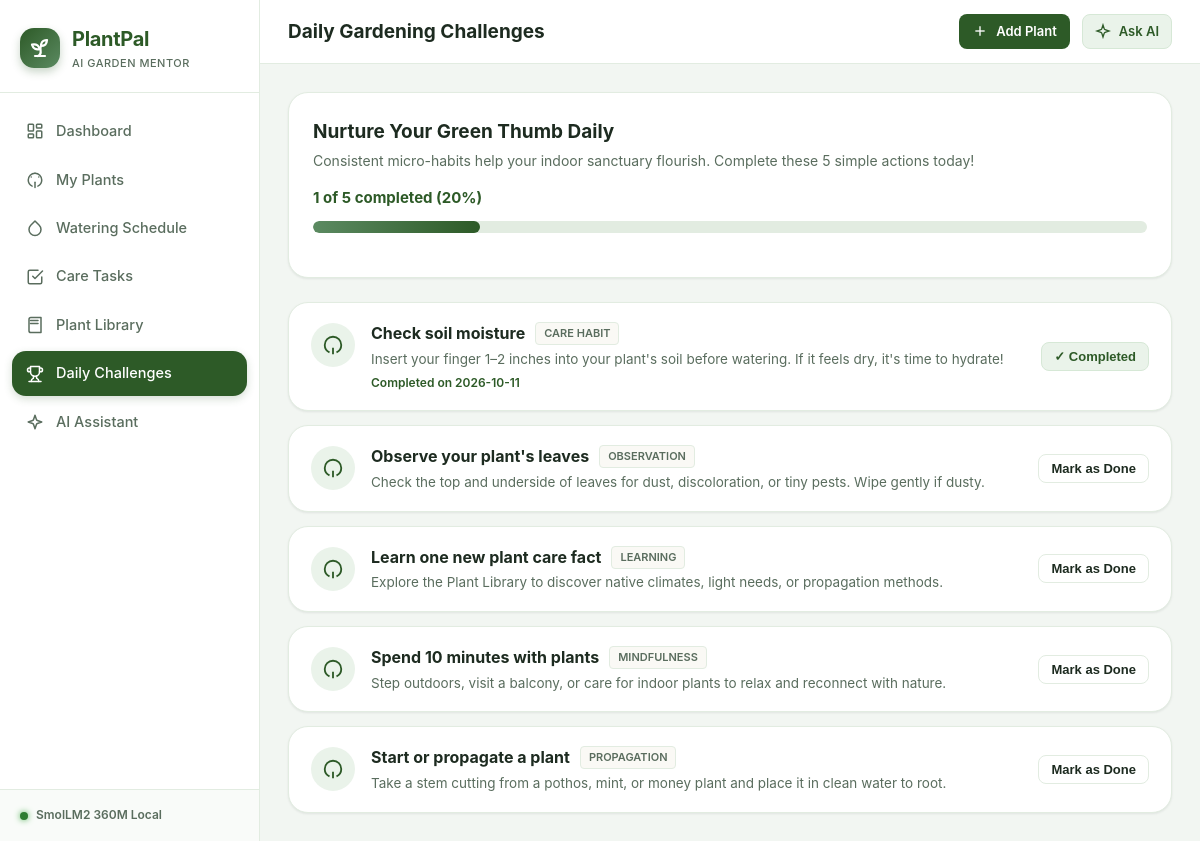
/challenges, run on the app's committed database.
### tables this page shows
CREATE TABLE challenges (
            id INTEGER PRIMARY KEY AUTOINCREMENT,
            challenge_key TEXT UNIQUE NOT NULL,
            title TEXT NOT NULL,
            description TEXT NOT NULL,
            category TEXT NOT NULL,
            completed INTEGER NOT NULL DEFAULT 0,
            completed_date TEXT
        );

### app.py (the view)
@app.route("/challenges")
def challenges():
    data = database.get_challenges()
    return render_template(
        "challenges.html",
        challenges=data["items"],
        total=data["total"],
        completed_count=data["completed_count"],
        progress_percent=data["progress_percent"],
        active_page="challenges"
    )

### database.py (called while the page is built)
def get_db():
    os.makedirs(INSTANCE_DIR, exist_ok=True)
    conn = sqlite3.connect(DB_PATH)
    conn.row_factory = sqlite3.Row
    conn.execute("PRAGMA foreign_keys = ON;")
    return conn

def get_challenges():
    conn = get_db()
    cursor = conn.cursor()
    cursor.execute("SELECT * FROM challenges ORDER BY id ASC")
    rows = cursor.fetchall()
    conn.close()
    challenges = [dict(r) for r in rows]
    total = len(challenges)
    completed_count = sum(1 for c in challenges if c["completed"] == 1)
    progress_percent = int((completed_count / total * 100)) if total > 0 else 0
    return {
        "items": challenges,
        "total": total,
        "completed_count": completed_count,
        "progress_percent": progress_percent
    }

### templates/challenges.html (shortened to what this page needs)
{% extends "base.html" %}
{% block page_title %}Daily Gardening Challenges{% endblock %}
{% block content %}
<div class="card" style="margin-bottom: 24px;">
  <div style="display: flex; align-items: center; justify-content: space-between; flex-wrap: wrap; gap: 14px;">
    <div>
      <h2 style="font-size: 19px; font-weight: 700; color: var(--text-main); margin-bottom: 4px;">
        Nurture Your Green Thumb Daily
      </h2>
      <p style="font-size: 14px; color: var(--text-muted);">
        Consistent micro-habits help your indoor sanctuary flourish. Complete these 5 simple actions today!
      </p>
    </div>
    <div style="text-align: right;">
      <div id="challengeProgressText" style="font-size: 15px; font-weight: 700; color: var(--primary);">
        {{ completed_count }} of {{ total }} completed ({{ progress_percent }}%)
      </div>
    </div>
  </div>
  <div class="progress-container">
    <div class="progress-fill" id="challengeProgressFill" style="width: {{ progress_percent }}%;"></div>
  </div>
</div>
<div style="display: flex; flex-direction: column; gap: 14px;">
  {% for ch in challenges %}
    <div class="card challenge-card {% if ch.completed == 1 %}is-completed{% endif %}"
         style="padding: 18px 22px; display: flex; align-items: center; justify-content: space-between; gap: 20px; transition: all var(--transition-fast);">
      <div style="display: flex; align-items: flex-start; gap: 16px;">
        <div style="width: 44px; height: 44px; border-radius: 50%; background: var(--primary-light); color: var(--primary); display: flex; align-items: center; justify-content: center; flex-shrink: 0; margin-top: 2px;">
          <svg width="22" height="22" viewBox="0 0 24 24" fill="none" stroke="currentColor" stroke-width="2">
            <path d="M12 22v-7"/>
            <path d="M12 3a9 9 0 0 0-9 9c0 3.6 2.1 6.7 5.2 8.1"/>
            <path d="M12 3a9 9 0 0 1 9 9c0 3.6-2.1 6.7-5.2 8.1"/>
          </svg>
        </div>
        <div>
          <div style="display: flex; align-items: center; gap: 10px; margin-bottom: 4px;">
            <h3 style="font-size: 16px; font-weight: 700; color: var(--text-main);">{{ ch.title }}</h3>
            <span style="font-size: 11px; font-weight: 600; text-transform: uppercase; background: var(--cream); border: 1px solid var(--border); padding: 2px 8px; border-radius: 4px; color: var(--text-muted);">
              {{ ch.category }}
            </span>
          </div>
          <p style="font-size: 13.5px; color: var(--text-muted); line-height: 1.45; max-width: 650px;">
            {{ ch.description }}
          </p>
          {% if ch.completed == 1 and ch.completed_date %}
            <div style="font-size: 12px; color: var(--primary); font-weight: 600; margin-top: 4px;">
              Completed on {{ ch.completed_date }}
            </div>
          {% endif %}
        </div>
      </div>
      <div>
        <button type="button"
                class="btn {% if ch.completed == 1 %}btn-secondary{% else %}btn-outline{% endif %} btn-sm challenge-toggle-btn"
                data-challenge-key="{{ ch.challenge_key }}">
          {% if ch.completed == 1 %}✓ Completed{% else %}Mark as Done{% endif %}
        </button>
      </div>
    </div>
  {% endfor %}
</div>
{% endblock %}

### templates/base.html (shortened to what this page needs)
<!DOCTYPE html>
<html lang="en">
<head>
  <link rel="stylesheet" href="{{ url_for('static', filename='css/style.css') }}">
</head>
<body>
  <div class="app-layout">
    <aside class="sidebar" id="sidebar">
      <div class="brand-section">
        <div class="brand-logo">
        </div>
        <div>
          <div class="brand-title">PlantPal</div>
          <div class="brand-subtitle">AI Garden Mentor</div>
        </div>
      </div>
      <nav class="nav-menu">
        <a href="{{ url_for('dashboard') }}" class="nav-item {% if active_page == 'dashboard' %}active{% endif %}">
          Dashboard
        </a>
        <a href="{{ url_for('plants') }}" class="nav-item {% if active_page == 'plants' %}active{% endif %}">
          <svg width="18" height="18" viewBox="0 0 24 24" fill="none" stroke="currentColor" stroke-width="2" stroke-linecap="round" stroke-linejoin="round">
            <path d="M12 22v-7"/>
            <path d="M17 8v.01"/>
            <path d="M7 8v.01"/>
            <path d="M12 3a9 9 0 0 0-9 9c0 3.6 2.1 6.7 5.2 8.1"/>
            <path d="M12 3a9 9 0 0 1 9 9c0 3.6-2.1 6.7-5.2 8.1"/>
          </svg>
          My Plants
        </a>
        <a href="{{ url_for('scheduler') }}" class="nav-item {% if active_page == 'scheduler' %}active{% endif %}">
          <svg width="18" height="18" viewBox="0 0 24 24" fill="none" stroke="currentColor" stroke-width="2" stroke-linecap="round" stroke-linejoin="round">
            <path d="M12 2.69l5.66 5.66a8 8 0 1 1-11.31 0z"/>
          </svg>
          Watering Schedule
        </a>
        <a href="{{ url_for('tasks') }}" class="nav-item {% if active_page == 'tasks' %}active{% endif %}">
          <svg width="18" height="18" viewBox="0 0 24 24" fill="none" stroke="currentColor" stroke-width="2" stroke-linecap="round" stroke-linejoin="round">
            <path d="M9 11l3 3L22 4"/>
            <path d="M21 12v7a2 2 0 0 1-2 2H5a2 2 0 0 1-2-2V5a2 2 0 0 1 2-2h11"/>
          </svg>
          Care Tasks
        </a>
        <a href="{{ url_for('library') }}" class="nav-item {% if active_page == 'library' %}active{% endif %}">
          <svg width="18" height="18" viewBox="0 0 24 24" fill="none" stroke="currentColor" stroke-width="2" stroke-linecap="round" stroke-linejoin="round">
            <path d="M4 19.5v-15A2.5 2.5 0 0 1 6.5 2H20v20H6.5a2.5 2.5 0 0 1-2.5-2.5Z"/>
            <path d="M6 6h10"/>
            <path d="M6 10h10"/>
          </svg>
          Plant Library
        </a>
        <a href="{{ url_for('challenges') }}" class="nav-item {% if active_page == 'challenges' %}active{% endif %}">
          Daily Challenges
        </a>
        <a href="{{ url_for('ai_assistant') }}" class="nav-item {% if active_page == 'ai' %}active{% endif %}">
          <svg width="18" height="18" viewBox="0 0 24 24" fill="none" stroke="currentColor" stroke-width="2" stroke-linecap="round" stroke-linejoin="round">
            <path d="m12 3-1.9 5.8a2 2 0 0 1-1.3 1.3L3 12l5.8 1.9a2 2 0 0 1 1.3 1.3L12 21l1.9-5.8a2 2 0 0 1 1.3-1.3L21 12l-5.8-1.9a2 2 0 0 1-1.3-1.3Z"/>
          </svg>
          AI Assistant
        </a>
      </nav>
      <div class="sidebar-footer">
        <div class="ai-status-pill">
          <span class="status-dot online"></span>
          <span>SmolLM2 360M Local</span>
        </div>
      </div>
    </aside>
    <div class="main-wrapper">
      <header class="top-header">
        <div class="header-left">
          <h1 class="page-title">{% block page_title %}Dashboard{% endblock %}</h1>
        </div>
        <div class="header-actions">
          <a href="{{ url_for('add_plant') }}" class="btn btn-primary btn-sm">
            <svg width="16" height="16" viewBox="0 0 24 24" fill="none" stroke="currentColor" stroke-width="2">
              <line x1="12" x2="12" y1="5" y2="19"/>
              <line x1="5" x2="19" y1="12" y2="12"/>
            </svg>
            Add Plant
          </a>
          <a href="{{ url_for('ai_assistant') }}" class="btn btn-secondary btn-sm">
            <svg width="16" height="16" viewBox="0 0 24 24" fill="none" stroke="currentColor" stroke-width="2">
              <path d="m12 3-1.9 5.8a2 2 0 0 1-1.3 1.3L3 12l5.8 1.9a2 2 0 0 1 1.3 1.3L12 21l1.9-5.8a2 2 0 0 1 1.3-1.3L21 12l-5.8-1.9a2 2 0 0 1-1.3-1.3Z"/>
            </svg>
            Ask AI
          </a>
        </div>
      </header>
      <main class="content-body">
        {% block content %}{% endblock %}
      </main>
    </div>
  </div>
</body>
</html>

### data on the page
challenges: title "Check soil moisture", category "CARE HABIT", description "Insert your finger 1–2 inches into your plant's soil before watering. If it feels dry, it's time to hydrate!", completed_date "2026-10-11", completed "✓ Completed"
challenges: title "Observe your plant's leaves", category "OBSERVATION", description "Check the top and underside of leaves for dust, discoloration, or tiny pests. Wipe gently if dusty.", completed "Mark as Done"
challenges: title "Learn one new plant care fact", category "LEARNING", description "Explore the Plant Library to discover native climates, light needs, or propagation methods.", completed "Mark as Done"
challenges: title "Spend 10 minutes with plants", category "MINDFULNESS", description "Step outdoors, visit a balcony, or care for indoor plants to relax and reconnect with nature.", completed "Mark as Done"
challenges: title "Start or propagate a plant", category "PROPAGATION", description "Take a stem cutting from a pothos, mint, or money plant and place it in clean water to root.", completed "Mark as Done"

### other printed values
{{ completed_count }} "1"
{{ total }} "5"
{{ progress_percent }} "20"
